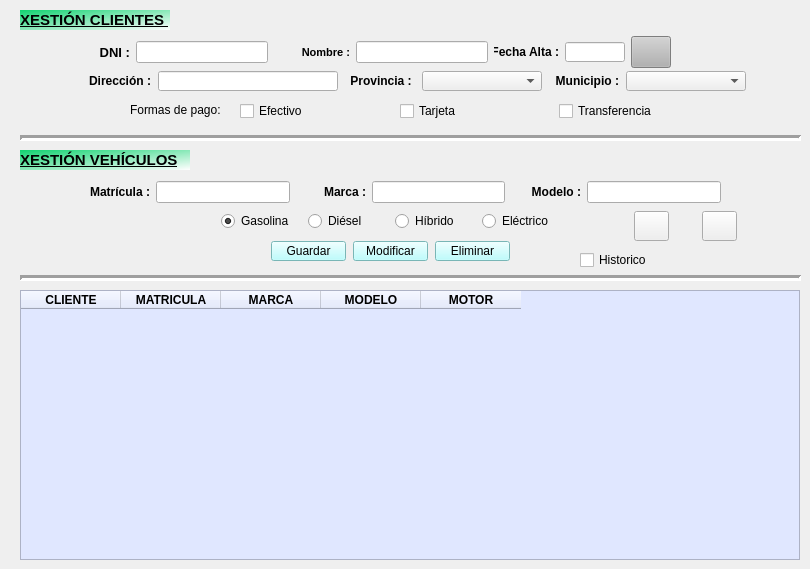
    <widget class="QWidget" name="tab">
     <attribute name="title">
      <string>Clientes</string>
     </attribute>
     <widget class="QWidget" name="layoutWidget">
      <property name="geometry">
       <rect>
        <x>220</x>
        <y>210</y>
        <width>343</width>
        <height>22</height>
       </rect>
      </property>
      <layout class="QHBoxLayout" name="motor">
       <item>
        <widget class="QRadioButton" name="rbtGasolina">
         <property name="minimumSize">
          <size>
           <width>80</width>
           <height>20</height>
          </size>
         </property>
         <property name="maximumSize">
          <size>
           <width>80</width>
           <height>20</height>
          </size>
         </property>
         <property name="text">
          <string>Gasolina</string>
         </property>
         <property name="checked">
          <bool>true</bool>
         </property>
         <attribute name="buttonGroup">
          <string notr="true">btnGroup</string>
         </attribute>
        </widget>
       </item>
       <item>
        <widget class="QRadioButton" name="rbtDiesel">
         <property name="minimumSize">
          <size>
           <width>80</width>
           <height>20</height>
          </size>
         </property>
         <property name="maximumSize">
          <size>
           <width>80</width>
           <height>20</height>
          </size>
         </property>
         <property name="text">
          <string>Diésel</string>
         </property>
         <attribute name="buttonGroup">
          <string notr="true">btnGroup</string>
         </attribute>
        </widget>
       </item>
       <item>
        <widget class="QRadioButton" name="rbtHibrido">
         <property name="minimumSize">
          <size>
           <width>80</width>
           <height>20</height>
          </size>
         </property>
         <property name="maximumSize">
          <size>
           <width>80</width>
           <height>20</height>
          </size>
         </property>
         <property name="text">
          <string>Híbrido</string>
         </property>
         <attribute name="buttonGroup">
          <string notr="true">btnGroup</string>
         </attribute>
        </widget>
       </item>
       <item>
        <widget class="QRadioButton" name="rbtElectrico">
         <property name="minimumSize">
          <size>
           <width>80</width>
           <height>20</height>
          </size>
         </property>
         <property name="maximumSize">
          <size>
           <width>80</width>
           <height>20</height>
          </size>
         </property>
         <property name="text">
          <string>Eléctrico</string>
         </property>
         <attribute name="buttonGroup">
          <string notr="true">btnGroup</string>
         </attribute>
        </widget>
       </item>
      </layout>
     </widget>
     <widget class="Line" name="line_2">
      <property name="geometry">
       <rect>
        <x>20</x>
        <y>270</y>
        <width>781</width>
        <height>16</height>
       </rect>
      </property>
      <property name="font">
       <font>
        <weight>50</weight>
        <bold>false</bold>
       </font>
      </property>
      <property name="lineWidth">
       <number>3</number>
      </property>
      <property name="orientation">
       <enum>Qt::Horizontal</enum>
      </property>
     </widget>
     <widget class="QLabel" name="lblTituloCliente">
      <property name="geometry">
       <rect>
        <x>20</x>
        <y>10</y>
        <width>150</width>
        <height>20</height>
       </rect>
      </property>
      <property name="minimumSize">
       <size>
        <width>150</width>
        <height>20</height>
       </size>
      </property>
      <property name="maximumSize">
       <size>
        <width>150</width>
        <height>20</height>
       </size>
      </property>
      <property name="font">
       <font>
        <pointsize>11</pointsize>
        <weight>75</weight>
        <italic>false</italic>
        <bold>true</bold>
        <underline>true</underline>
        <strikeout>false</strikeout>
       </font>
      </property>
      <property name="styleSheet">
       <string notr="true">background-color: qlineargradient(spread:pad, x1:0, y1:0, x2:1, y2:1, stop:0 rgba(17, 210, 112, 255), stop:1 rgba(255, 255, 255, 255));
</string>
      </property>
      <property name="text">
       <string>XESTIÓN CLIENTES </string>
      </property>
      <property name="alignment">
       <set>Qt::AlignJustify|Qt::AlignVCenter</set>
      </property>
     </widget>
     <widget class="QWidget" name="layoutWidget">
      <property name="geometry">
       <rect>
        <x>240</x>
        <y>100</y>
        <width>473</width>
        <height>22</height>
       </rect>
      </property>
      <layout class="QHBoxLayout" name="horizontalLayout">
       <item>
        <widget class="QCheckBox" name="chkEfectivo">
         <property name="text">
          <string>Efectivo</string>
         </property>
         <attribute name="buttonGroup">
          <string notr="true">buttonGroupPago</string>
         </attribute>
        </widget>
       </item>
       <item>
        <widget class="QCheckBox" name="chkTarj">
         <property name="text">
          <string>Tarjeta</string>
         </property>
         <attribute name="buttonGroup">
          <string notr="true">buttonGroupPago</string>
         </attribute>
        </widget>
       </item>
       <item>
        <widget class="QCheckBox" name="chkTrans">
         <property name="text">
          <string>Transferencia</string>
         </property>
         <attribute name="buttonGroup">
          <string notr="true">buttonGroupPago</string>
         </attribute>
        </widget>
       </item>
      </layout>
     </widget>
     <widget class="QWidget" name="layoutWidget">
      <property name="geometry">
       <rect>
        <x>80</x>
        <y>180</y>
        <width>641</width>
        <height>24</height>
       </rect>
      </property>
      <layout class="QHBoxLayout" name="datosVehiculo">
       <item>
        <widget class="QLabel" name="lblMatri">
         <property name="minimumSize">
          <size>
           <width>70</width>
           <height>20</height>
          </size>
         </property>
         <property name="maximumSize">
          <size>
           <width>70</width>
           <height>20</height>
          </size>
         </property>
         <property name="font">
          <font>
           <weight>75</weight>
           <bold>true</bold>
          </font>
         </property>
         <property name="text">
          <string>Matrícula :</string>
         </property>
         <property name="alignment">
          <set>Qt::AlignRight|Qt::AlignTrailing|Qt::AlignVCenter</set>
         </property>
        </widget>
       </item>
       <item>
        <widget class="QLineEdit" name="txtMatricula"/>
       </item>
       <item>
        <widget class="QLabel" name="lblMarca">
         <property name="minimumSize">
          <size>
           <width>70</width>
           <height>20</height>
          </size>
         </property>
         <property name="maximumSize">
          <size>
           <width>70</width>
           <height>20</height>
          </size>
         </property>
         <property name="font">
          <font>
           <weight>75</weight>
           <bold>true</bold>
          </font>
         </property>
         <property name="text">
          <string>Marca :</string>
         </property>
         <property name="alignment">
          <set>Qt::AlignRight|Qt::AlignTrailing|Qt::AlignVCenter</set>
         </property>
        </widget>
       </item>
       <item>
        <widget class="QLineEdit" name="txtMarca"/>
       </item>
       <item>
        <widget class="QLabel" name="lblModelo">
         <property name="minimumSize">
          <size>
           <width>70</width>
           <height>20</height>
          </size>
         </property>
         <property name="maximumSize">
          <size>
           <width>70</width>
           <height>20</height>
          </size>
         </property>
         <property name="font">
          <font>
           <weight>75</weight>
           <bold>true</bold>
          </font>
         </property>
         <property name="text">
          <string>Modelo :</string>
         </property>
         <property name="alignment">
          <set>Qt::AlignRight|Qt::AlignTrailing|Qt::AlignVCenter</set>
         </property>
        </widget>
       </item>
       <item>
        <widget class="QLineEdit" name="txtModelo"/>
       </item>
      </layout>
     </widget>
     <widget class="QLabel" name="label">
      <property name="geometry">
       <rect>
        <x>130</x>
        <y>100</y>
        <width>100</width>
        <height>20</height>
       </rect>
      </property>
      <property name="minimumSize">
       <size>
        <width>100</width>
        <height>20</height>
       </size>
      </property>
      <property name="maximumSize">
       <size>
        <width>100</width>
        <height>20</height>
       </size>
      </property>
      <property name="text">
       <string>Formas de pago: </string>
      </property>
     </widget>
     <widget class="QWidget" name="layoutWidget">
      <property name="geometry">
       <rect>
        <x>100</x>
        <y>30</y>
        <width>571</width>
        <height>45</height>
       </rect>
      </property>
      <layout class="QHBoxLayout" name="datosCliente1">
       <item>
        <widget class="QLabel" name="lblDNI">
         <property name="minimumSize">
          <size>
           <width>30</width>
           <height>20</height>
          </size>
         </property>
         <property name="maximumSize">
          <size>
           <width>30</width>
           <height>20</height>
          </size>
         </property>
         <property name="font">
          <font>
           <pointsize>10</pointsize>
           <weight>75</weight>
           <bold>true</bold>
          </font>
         </property>
         <property name="text">
          <string>DNI :</string>
         </property>
         <property name="alignment">
          <set>Qt::AlignRight|Qt::AlignTrailing|Qt::AlignVCenter</set>
         </property>
        </widget>
       </item>
       <item>
        <widget class="QLineEdit" name="txtDNI"/>
       </item>
       <item>
        <widget class="QLabel" name="lblValidarDNI">
         <property name="minimumSize">
          <size>
           <width>20</width>
           <height>20</height>
          </size>
         </property>
         <property name="maximumSize">
          <size>
           <width>20</width>
           <height>20</height>
          </size>
         </property>
         <property name="text">
          <string/>
         </property>
        </widget>
       </item>
       <item>
        <widget class="QLabel" name="lblNombre">
         <property name="minimumSize">
          <size>
           <width>50</width>
           <height>20</height>
          </size>
         </property>
         <property name="maximumSize">
          <size>
           <width>50</width>
           <height>20</height>
          </size>
         </property>
         <property name="font">
          <font>
           <pointsize>8</pointsize>
           <weight>75</weight>
           <bold>true</bold>
          </font>
         </property>
         <property name="text">
          <string>Nombre :</string>
         </property>
         <property name="alignment">
          <set>Qt::AlignRight|Qt::AlignTrailing|Qt::AlignVCenter</set>
         </property>
        </widget>
       </item>
       <item>
        <widget class="QLineEdit" name="txtNombreCli"/>
       </item>
       <item>
        <widget class="QLabel" name="lblFechaAlta">
         <property name="minimumSize">
          <size>
           <width>65</width>
           <height>20</height>
          </size>
         </property>
         <property name="maximumSize">
          <size>
           <width>65</width>
           <height>20</height>
          </size>
         </property>
         <property name="font">
          <font>
           <weight>75</weight>
           <bold>true</bold>
          </font>
         </property>
         <property name="text">
          <string>Fecha Alta :</string>
         </property>
         <property name="alignment">
          <set>Qt::AlignRight|Qt::AlignTrailing|Qt::AlignVCenter</set>
         </property>
        </widget>
       </item>
       <item>
        <widget class="QLineEdit" name="txtFechaAltaCli">
         <property name="maximumSize">
          <size>
           <width>60</width>
           <height>20</height>
          </size>
         </property>
        </widget>
       </item>
       <item>
        <widget class="QPushButton" name="btnFechaAltaCliente">
         <property name="minimumSize">
          <size>
           <width>32</width>
           <height>32</height>
          </size>
         </property>
         <property name="styleSheet">
          <string notr="true">background-color: rgb(177, 177, 177);</string>
         </property>
         <property name="text">
          <string/>
         </property>
         <property name="icon">
          <iconset>
           <normaloff>img/calendar.png</normaloff>img/calendar.png</iconset>
         </property>
         <property name="iconSize">
          <size>
           <width>24</width>
           <height>24</height>
          </size>
         </property>
        </widget>
       </item>
      </layout>
     </widget>
     <widget class="QWidget" name="layoutWidget">
      <property name="geometry">
       <rect>
        <x>80</x>
        <y>70</y>
        <width>667</width>
        <height>22</height>
       </rect>
      </property>
      <layout class="QHBoxLayout" name="datosCliente2">
       <item>
        <widget class="QLabel" name="lblDir">
         <property name="minimumSize">
          <size>
           <width>70</width>
           <height>20</height>
          </size>
         </property>
         <property name="maximumSize">
          <size>
           <width>70</width>
           <height>20</height>
          </size>
         </property>
         <property name="font">
          <font>
           <weight>75</weight>
           <bold>true</bold>
          </font>
         </property>
         <property name="text">
          <string>Dirección :</string>
         </property>
         <property name="alignment">
          <set>Qt::AlignRight|Qt::AlignTrailing|Qt::AlignVCenter</set>
         </property>
        </widget>
       </item>
       <item>
        <widget class="QLineEdit" name="txtDir">
         <property name="minimumSize">
          <size>
           <width>180</width>
           <height>20</height>
          </size>
         </property>
         <property name="maximumSize">
          <size>
           <width>180</width>
           <height>20</height>
          </size>
         </property>
        </widget>
       </item>
       <item>
        <widget class="QLabel" name="lblProvincia">
         <property name="minimumSize">
          <size>
           <width>70</width>
           <height>20</height>
          </size>
         </property>
         <property name="maximumSize">
          <size>
           <width>70</width>
           <height>20</height>
          </size>
         </property>
         <property name="font">
          <font>
           <weight>75</weight>
           <bold>true</bold>
          </font>
         </property>
         <property name="text">
          <string>Provincia : </string>
         </property>
         <property name="alignment">
          <set>Qt::AlignRight|Qt::AlignTrailing|Qt::AlignVCenter</set>
         </property>
        </widget>
       </item>
       <item>
        <widget class="QComboBox" name="cbProvincia">
         <property name="minimumSize">
          <size>
           <width>120</width>
           <height>20</height>
          </size>
         </property>
         <property name="maximumSize">
          <size>
           <width>120</width>
           <height>20</height>
          </size>
         </property>
        </widget>
       </item>
       <item>
        <widget class="QLabel" name="lblMunicipio">
         <property name="minimumSize">
          <size>
           <width>70</width>
           <height>20</height>
          </size>
         </property>
         <property name="maximumSize">
          <size>
           <width>70</width>
           <height>20</height>
          </size>
         </property>
         <property name="font">
          <font>
           <weight>75</weight>
           <bold>true</bold>
          </font>
         </property>
         <property name="text">
          <string>Municipio :</string>
         </property>
         <property name="alignment">
          <set>Qt::AlignRight|Qt::AlignTrailing|Qt::AlignVCenter</set>
         </property>
        </widget>
       </item>
       <item>
        <widget class="QComboBox" name="cbMunicipio">
         <property name="minimumSize">
          <size>
           <width>120</width>
           <height>20</height>
          </size>
         </property>
         <property name="maximumSize">
          <size>
           <width>120</width>
           <height>20</height>
          </size>
         </property>
        </widget>
       </item>
      </layout>
     </widget>
     <widget class="QWidget" name="layoutWidget">
      <property name="geometry">
       <rect>
        <x>270</x>
        <y>240</y>
        <width>241</width>
        <height>22</height>
       </rect>
      </property>
      <layout class="QHBoxLayout" name="botones">
       <item>
        <widget class="QPushButton" name="btnGuardarCli">
         <property name="minimumSize">
          <size>
           <width>75</width>
           <height>20</height>
          </size>
         </property>
         <property name="maximumSize">
          <size>
           <width>75</width>
           <height>20</height>
          </size>
         </property>
         <property name="styleSheet">
          <string notr="true">background-color: rgb(170, 255, 255);</string>
         </property>
         <property name="text">
          <string>Guardar</string>
         </property>
        </widget>
       </item>
       <item>
        <widget class="QPushButton" name="btnModificarCli">
         <property name="minimumSize">
          <size>
           <width>75</width>
           <height>20</height>
          </size>
         </property>
         <property name="maximumSize">
          <size>
           <width>75</width>
           <height>20</height>
          </size>
         </property>
         <property name="styleSheet">
          <string notr="true">background-color: rgb(170, 255, 255);</string>
         </property>
         <property name="text">
          <string>Modificar</string>
         </property>
        </widget>
       </item>
       <item>
        <widget class="QPushButton" name="btnDeleteCli">
         <property name="minimumSize">
          <size>
           <width>75</width>
           <height>20</height>
          </size>
         </property>
         <property name="maximumSize">
          <size>
           <width>75</width>
           <height>20</height>
          </size>
         </property>
         <property name="styleSheet">
          <string notr="true">background-color: rgb(170, 255, 255);</string>
         </property>
         <property name="text">
          <string>Eliminar</string>
         </property>
        </widget>
       </item>
      </layout>
     </widget>
     <widget class="Line" name="line">
      <property name="geometry">
       <rect>
        <x>20</x>
        <y>130</y>
        <width>781</width>
        <height>16</height>
       </rect>
      </property>
      <property name="font">
       <font>
        <weight>50</weight>
        <bold>false</bold>
       </font>
      </property>
      <property name="lineWidth">
       <number>3</number>
      </property>
      <property name="orientation">
       <enum>Qt::Horizontal</enum>
      </property>
     </widget>
     <widget class="QLabel" name="lblTituloVehiculo">
      <property name="geometry">
       <rect>
        <x>20</x>
        <y>150</y>
        <width>170</width>
        <height>20</height>
       </rect>
      </property>
      <property name="minimumSize">
       <size>
        <width>170</width>
        <height>20</height>
       </size>
      </property>
      <property name="maximumSize">
       <size>
        <width>170</width>
        <height>20</height>
       </size>
      </property>
      <property name="font">
       <font>
        <pointsize>11</pointsize>
        <weight>75</weight>
        <italic>false</italic>
        <bold>true</bold>
        <underline>true</underline>
       </font>
      </property>
      <property name="styleSheet">
       <string notr="true">background-color: qlineargradient(spread:pad, x1:0, y1:0, x2:1, y2:1, stop:0 rgba(17, 210, 112, 255), stop:1 rgba(255, 255, 255, 255));</string>
      </property>
      <property name="text">
       <string>XESTIÓN VEHÍCULOS</string>
      </property>
      <property name="alignment">
       <set>Qt::AlignJustify|Qt::AlignVCenter</set>
      </property>
     </widget>
     <widget class="QWidget" name="layoutWidget">
      <property name="geometry">
       <rect>
        <x>620</x>
        <y>210</y>
        <width>131</width>
        <height>32</height>
       </rect>
      </property>
      <layout class="QHBoxLayout" name="iconos">
       <property name="spacing">
        <number>19</number>
       </property>
       <item>
        <widget class="QPushButton" name="btnLimpiarCli">
         <property name="minimumSize">
          <size>
           <width>35</width>
           <height>30</height>
          </size>
         </property>
         <property name="maximumSize">
          <size>
           <width>35</width>
           <height>30</height>
          </size>
         </property>
         <property name="text">
          <string/>
         </property>
         <property name="icon">
          <iconset>
           <normaloff>img/escoba.png</normaloff>img/escoba.png</iconset>
         </property>
         <property name="iconSize">
          <size>
           <width>27</width>
           <height>27</height>
          </size>
         </property>
        </widget>
       </item>
       <item>
        <widget class="QPushButton" name="btnBuscarCli">
         <property name="minimumSize">
          <size>
           <width>35</width>
           <height>30</height>
          </size>
         </property>
         <property name="maximumSize">
          <size>
           <width>35</width>
           <height>30</height>
          </size>
         </property>
         <property name="text">
          <string/>
         </property>
         <property name="icon">
          <iconset>
           <normaloff>img/lupa.png</normaloff>img/lupa.png</iconset>
         </property>
         <property name="iconSize">
          <size>
           <width>27</width>
           <height>27</height>
          </size>
         </property>
        </widget>
       </item>
      </layout>
     </widget>
     <widget class="QTableWidget" name="tabClientes">
      <property name="geometry">
       <rect>
        <x>20</x>
        <y>290</y>
        <width>780</width>
        <height>270</height>
       </rect>
      </property>
      <property name="minimumSize">
       <size>
        <width>780</width>
        <height>270</height>
       </size>
      </property>
      <property name="maximumSize">
       <size>
        <width>780</width>
        <height>270</height>
       </size>
      </property>
      <property name="font">
       <font>
        <weight>75</weight>
        <bold>true</bold>
        <underline>false</underline>
        <strikeout>false</strikeout>
       </font>
      </property>
      <property name="styleSheet">
       <string notr="true">background-color: rgb(224, 231, 255);</string>
      </property>
      <property name="selectionBehavior">
       <enum>QAbstractItemView::SelectRows</enum>
      </property>
      <property name="gridStyle">
       <enum>Qt::SolidLine</enum>
      </property>
      <column>
       <property name="text">
        <string>CLIENTE</string>
       </property>
       <property name="font">
        <font>
         <weight>75</weight>
         <bold>true</bold>
        </font>
       </property>
       <property name="background">
        <color>
         <red>170</red>
         <green>170</green>
         <blue>167</blue>
        </color>
       </property>
      </column>
      <column>
       <property name="text">
        <string>MATRICULA</string>
       </property>
       <property name="font">
        <font>
         <weight>75</weight>
         <bold>true</bold>
        </font>
       </property>
      </column>
      <column>
       <property name="text">
        <string>MARCA</string>
       </property>
       <property name="font">
        <font>
         <weight>75</weight>
         <bold>true</bold>
        </font>
       </property>
      </column>
      <column>
       <property name="text">
        <string>MODELO</string>
       </property>
       <property name="font">
        <font>
         <weight>75</weight>
         <bold>true</bold>
        </font>
       </property>
      </column>
      <column>
       <property name="text">
        <string>MOTOR</string>
       </property>
       <property name="font">
        <font>
         <weight>75</weight>
         <bold>true</bold>
        </font>
       </property>
      </column>
     </widget>
     <widget class="QCheckBox" name="chkHistorico">
      <property name="geometry">
       <rect>
        <x>580</x>
        <y>250</y>
        <width>131</width>
        <height>20</height>
       </rect>
      </property>
      <property name="text">
       <string>Historico</string>
      </property>
     </widget>
    </widget>
